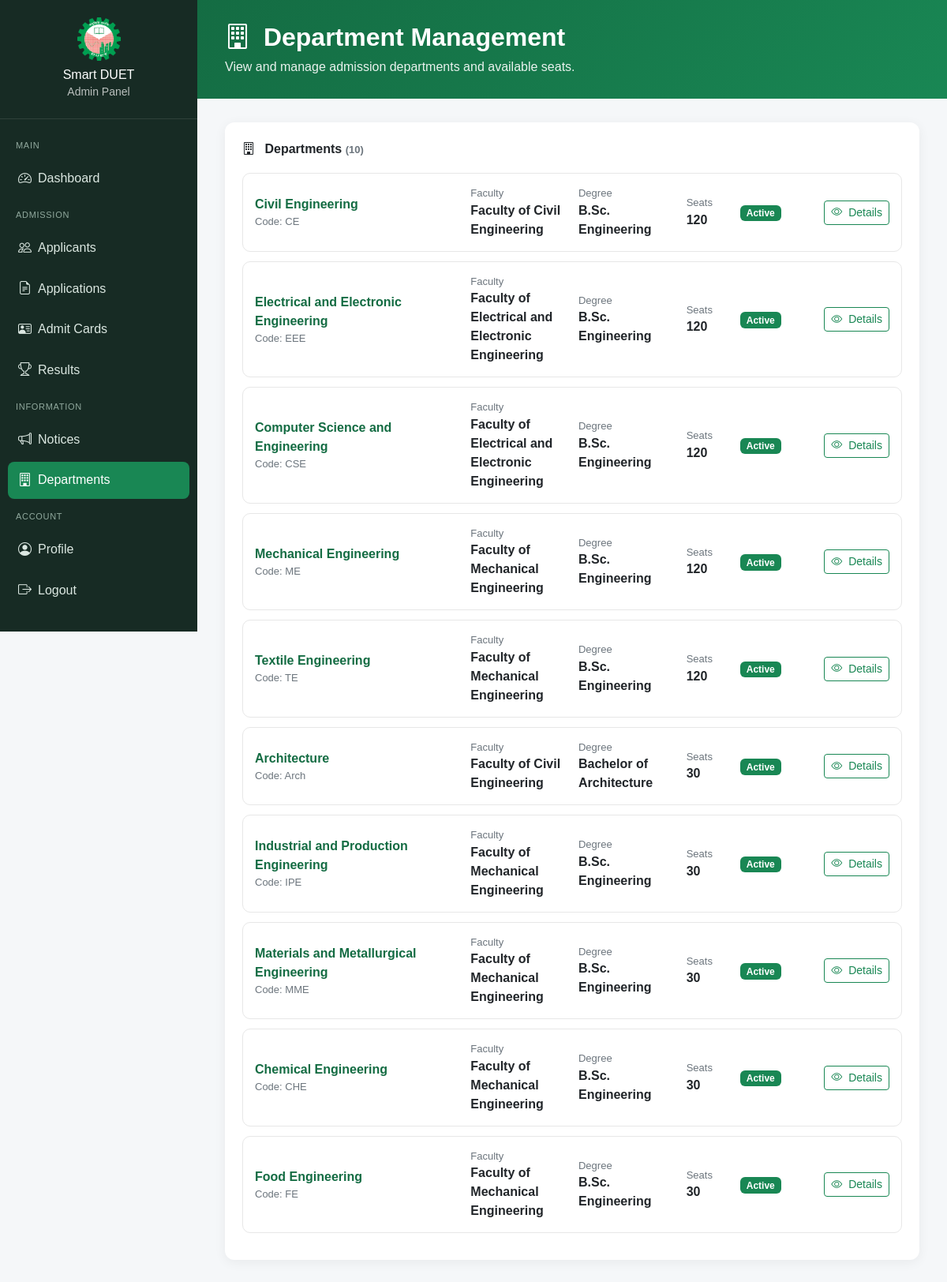
The page /admin/departments.php (signed in) on the database its author committed.
### tables this page shows
CREATE TABLE `departments` (
  `id` int(10) UNSIGNED NOT NULL,
  `code` varchar(10) NOT NULL,
  `name` varchar(150) NOT NULL,
  `faculty` varchar(150) NOT NULL,
  `degree` varchar(100) NOT NULL DEFAULT 'B.Sc. Engineering',
  `duration` varchar(50) NOT NULL DEFAULT '4 Years',
  `seats` int(10) UNSIGNED NOT NULL DEFAULT 0,
  `is_active` tinyint(1) NOT NULL DEFAULT 1,
  `created_at` timestamp NOT NULL DEFAULT current_timestamp()
);

### includes/functions.php (called while the page is built, shortened)
<?php
function e($value): string
{
    return htmlspecialchars(
        (string) $value,
        ENT_QUOTES,
        'UTF-8'
    );
}

### admin/departments.php (the view, shortened to what this page needs)
<?php
require_once __DIR__ . '/../includes/functions.php';
$sql = "
    SELECT
        id,
        code,
        name,
        faculty,
        degree,
        duration,
        seats,
        is_active
    FROM departments
    ORDER BY id ASC
";
$result = $conn->query($sql);
$departments = [];
if ($result) {
    while ($row = $result->fetch_assoc()) {
        $departments[] = $row;
    }
}
?>
<!DOCTYPE html>
<html lang="en">
<head>
    <link
        href="https://cdn.jsdelivr.net/npm/bootstrap@5.3.3/dist/css/bootstrap.min.css"
        rel="stylesheet"
    >
    <link
        href="https://cdn.jsdelivr.net/npm/bootstrap-icons@1.11.3/font/bootstrap-icons.css"
        rel="stylesheet"
    >
    <link
        rel="stylesheet"
        href="<?= APP_URL ?>/css/admin.css"
    >
</head>
<body class="admin-body">
<aside class="admin-sidebar">
    <div class="admin-logo">
        <?php
        $logoPath =
            __DIR__ .
            '/../assets/images/duet-logo.png';
        if (file_exists($logoPath)):
        ?>
            <img
                src="<?= APP_URL ?>/assets/images/duet-logo.png"
                alt="DUET Logo"
            >
        <?php endif; ?>
        <h5>
            Smart DUET
        </h5>
        <small>
            Admin Panel
        </small>
    </div>
    <div class="admin-menu">
        <div class="admin-menu-title">
            Main
        </div>
        <a href="<?= APP_URL ?>/admin/dashboard.php">
            <i class="bi bi-speedometer2"></i>
            Dashboard
        </a>
        <div class="admin-menu-title">
            Admission
        </div>
        <a href="<?= APP_URL ?>/admin/applicants.php">
            <i class="bi bi-people"></i>
            Applicants
        </a>
        <a href="<?= APP_URL ?>/admin/applications.php">
            <i class="bi bi-file-earmark-text"></i>
            Applications
        </a>
        <a href="<?= APP_URL ?>/admin/admit-cards.php">
            <i class="bi bi-person-vcard"></i>
            Admit Cards
        </a>
        <a href="<?= APP_URL ?>/admin/results.php">
            <i class="bi bi-trophy"></i>
            Results
        </a>
        <div class="admin-menu-title">
            Information
        </div>
        <a href="<?= APP_URL ?>/admin/notices.php">
            <i class="bi bi-megaphone"></i>
            Notices
        </a>
        <a
            href="<?= APP_URL ?>/admin/departments.php"
            class="active"
        >
            <i class="bi bi-building"></i>
            Departments
        </a>
        <div class="admin-menu-title">
            Account
        </div>
        <a href="<?= APP_URL ?>/admin/profile.php">
            <i class="bi bi-person-circle"></i>
            Profile
        </a>
        <a href="<?= APP_URL ?>/admin/logout.php">
            <i class="bi bi-box-arrow-right"></i>
            Logout
        </a>
    </div>
</aside>
<main class="admin-main">
    <section class="admin-hero">
        <h2>
            <i class="bi bi-building me-2"></i>
            Department Management
        </h2>
        <p>
            View and manage admission departments
            and available seats.
        </p>
    </section>
    <section class="admin-content">
        <div class="admin-card">
            <div class="admin-card-title">
                <i class="bi bi-building me-2"></i>
                Departments
                <span class="admin-small-text">
                    (<?= count($departments) ?>)
                </span>
            </div>
            <?php if (empty($departments)): ?>
                <div class="admin-empty">
                    <i class="bi bi-building-x"></i>
                    <h6>
                        No Departments Found
                    </h6>
                </div>
            <?php else: ?>
                <?php foreach ($departments as $department): ?>
                    <div class="admin-data-row">
                        <div
                            class="row
                                   align-items-center
                                   g-3"
                        >
                            <div class="col-lg-4">
                                <div
                                    class="fw-bold
                                           admin-primary-text"
                                >
                                    <?= e(
                                        $department['name']
                                    ) ?>
                                </div>
                                <div class="admin-small-text">
                                    Code:
                                    <?= e(
                                        $department['code']
                                    ) ?>
                                </div>
                            </div>
                            <div class="col-lg-2">
                                <div class="admin-small-text">
                                    Faculty
                                </div>
                                <strong>
                                    <?= e(
                                        $department['faculty']
                                    ) ?>
                                </strong>
                            </div>
                            <div class="col-lg-2">
                                <div class="admin-small-text">
                                    Degree
                                </div>
                                <strong>
                                    <?= e(
                                        $department['degree']
                                    ) ?>
                                </strong>
                            </div>
                            <div class="col-lg-1">
                                <div class="admin-small-text">
                                    Seats
                                </div>
                                <strong>
                                    <?= e(
                                        $department['seats']
                                    ) ?>
                                </strong>
                            </div>
                            <div class="col-lg-1">
                                <?php if (
                                    (int)
                                    $department['is_active']
                                    === 1
                                ): ?>
                                    <span
                                        class="badge
                                               text-bg-success"
                                    >
                                        Active
                                    </span>
                                <?php endif; ?>
                            </div>
                            <div
                                class="col-lg-2
                                       text-lg-end"
                            >
                                <button
                                    type="button"
                                    class="btn
                                           btn-outline-success
                                           btn-sm"
                                    data-bs-toggle="collapse"
                                    data-bs-target="#department<?= (int) $department['id'] ?>"
                                >
                                    <i
                                        class="bi bi-eye me-1"
                                    ></i>
                                    Details
                                </button>
                            </div>
                        </div>
                    </div>
                <?php endforeach; ?>
            <?php endif; ?>
        </div>
    </section>
</main>
</body>
</html>

### css/admin.css (style rules this page uses)
:root { --admin-primary: #198754; --admin-dark: #146c43; --admin-sidebar: #172b24; --admin-light: #e9f7ef; --admin-bg: #f5f7f9; --admin-text: #212529; --admin-muted: #6c757d; }
.admin-body { margin: 0; background: var(--admin-bg); color: var(--admin-text); font-family: Arial, sans-serif; }
.admin-sidebar { position: fixed; left: 0; top: 0; width: 250px; height: 100vh; background: var(--admin-sidebar); color: #fff; overflow-y: auto; z-index: 1000; }
.admin-logo { padding: 22px 20px; text-align: center; border-bottom: 1px solid rgba(255, 255, 255, .1); }
.admin-logo img { width: 55px; height: 55px; object-fit: contain; margin-bottom: 8px; }
.admin-logo h5 { margin: 0; font-size: 16px; }
.admin-logo small { opacity: .7; }
.admin-menu { padding: 15px 10px; }
.admin-menu-title { padding: 10px; color: #91a99e; font-size: 11px; text-transform: uppercase; letter-spacing: .7px; }
.admin-menu a { display: flex; align-items: center; color: #dbe7e1; text-decoration: none; padding: 11px 13px; margin-bottom: 4px; border-radius: 8px; transition: .2s; }
.admin-menu a i { width: 25px; font-size: 17px; }
.admin-menu a:hover, .admin-menu a.active { background: var(--admin-primary); color: #fff; }
.admin-main { margin-left: 250px; min-height: 100vh; }
.admin-hero { background: linear-gradient( 135deg, var(--admin-dark), var(--admin-primary) ); color: #fff; padding: 28px 35px; }
.admin-hero h2 { margin: 0; font-weight: 700; }
.admin-hero p { margin: 7px 0 0; opacity: .9; }
.admin-content { padding: 30px 35px; }
.admin-card { background: #fff; border: 0; border-radius: 12px; padding: 22px; box-shadow: 0 3px 15px rgba(0, 0, 0, .06); }
.admin-card-title { font-weight: 700; margin-bottom: 18px; }
.admin-data-row { border: 1px solid #e7e7e7; border-radius: 10px; padding: 15px; margin-bottom: 12px; transition: .2s; }
.admin-small-text { font-size: 13px; color: var(--admin-muted); }
.admin-primary-text { color: var(--admin-dark); }

### rows shown on the page
departments: name "Civil Engineering", code "CE", faculty "Faculty of Civil Engineering", degree "B.Sc. Engineering", seats "120", is_active "Active"
departments: name "Electrical and Electronic Engineering", code "EEE", faculty "Faculty of Electrical and Electronic Engineering", degree "B.Sc. Engineering", seats "120", is_active "Active"
departments: name "Computer Science and Engineering", code "CSE", faculty "Faculty of Electrical and Electronic Engineering", degree "B.Sc. Engineering", seats "120", is_active "Active"
departments: name "Mechanical Engineering", code "ME", faculty "Faculty of Mechanical Engineering", degree "B.Sc. Engineering", seats "120", is_active "Active"
departments: name "Textile Engineering", code "TE", faculty "Faculty of Mechanical Engineering", degree "B.Sc. Engineering", seats "120", is_active "Active"
departments: name "Architecture", code "Arch", faculty "Faculty of Civil Engineering", degree "Bachelor of Architecture", seats "30", is_active "Active"
departments: name "Industrial and Production Engineering", code "IPE", faculty "Faculty of Mechanical Engineering", degree "B.Sc. Engineering", seats "30", is_active "Active"
departments: name "Materials and Metallurgical Engineering", code "MME", faculty "Faculty of Mechanical Engineering", degree "B.Sc. Engineering", seats "30", is_active "Active"
departments: name "Chemical Engineering", code "CHE", faculty "Faculty of Mechanical Engineering", degree "B.Sc. Engineering", seats "30", is_active "Active"
departments: name "Food Engineering", code "FE", faculty "Faculty of Mechanical Engineering", degree "B.Sc. Engineering", seats "30", is_active "Active"

### other values the page prints
count($departments) "10"
